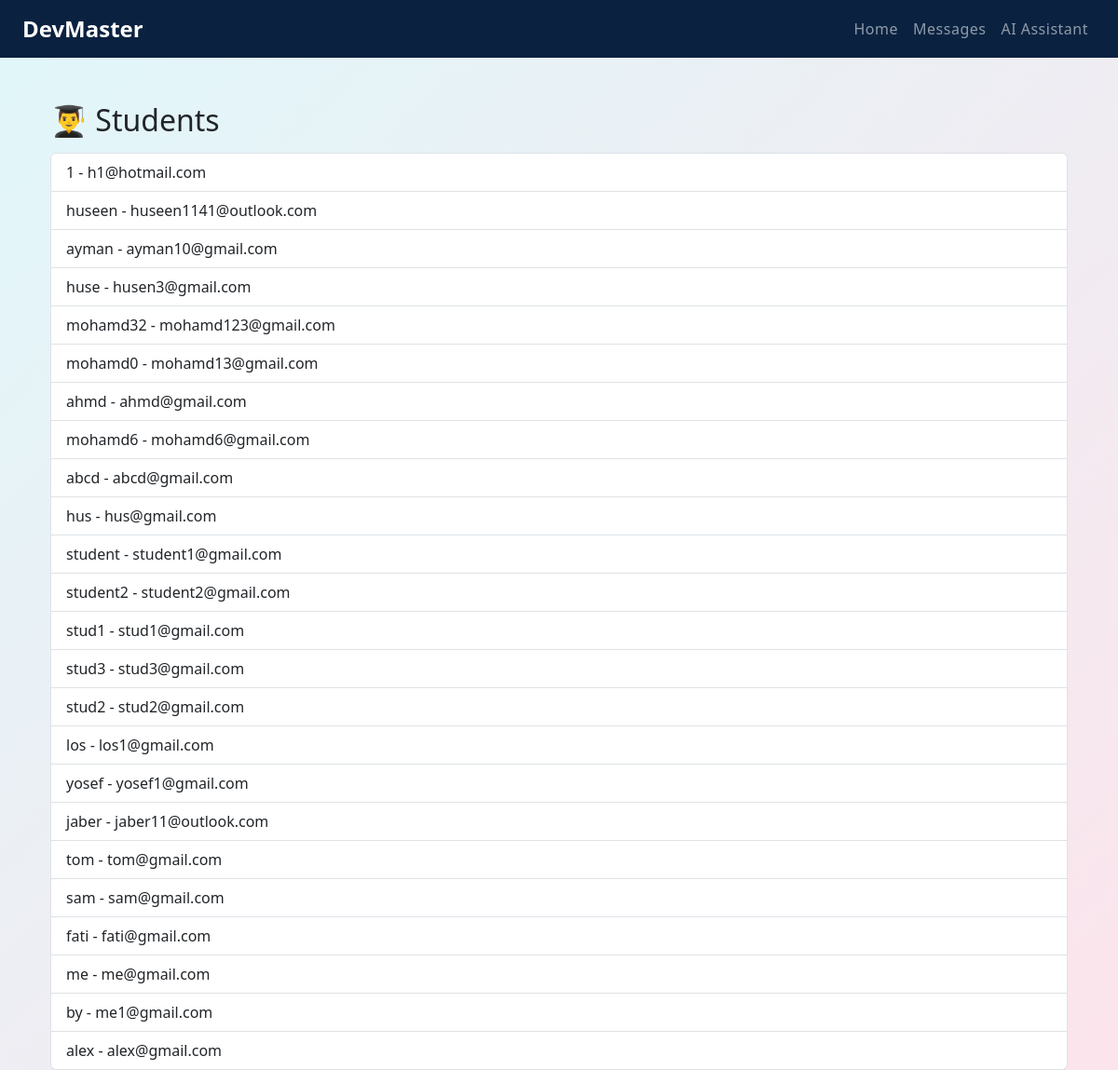
The page /students/ on the database its author committed.
### users/models.py (models this page shows, shortened)
class Student(models.Model):
    user = models.OneToOneField(User, on_delete=models.CASCADE)
    bio = models.TextField(blank=True, null=True)
    learning_level = models.ForeignKey(LearningLevel, on_delete=models.SET_NULL, null=True)

### users/views.py (the view)
# urls.py: path('students/', views.view_students, name='view_students'),
def view_students(request):
    students = Student.objects.all()
    return render(request, 'users/view_students.html', {'students': students})

### users/templates/users/view_students.html (shortened to what this page needs)
{% extends 'base1.html' %}
{% block content %}
<div class="container mt-5">
    <h2>👨‍🎓 Students</h2>
    <ul class="list-group mt-3">
        {% for student in students %}
        <li class="list-group-item">
            {{ student.user.username }} - {{ student.user.email }}
        </li>
        {% endfor %}
    </ul>
</div>
{% endblock %}

### users/templates/base1.html (style rules this page uses)
body { background: linear-gradient(to bottom right, #e0f7fa, #fce4ec); }

### rows shown on the page
Student: user.username "1", user.email "h1@hotmail.com"
Student: user.username "huseen", user.email "huseen1141@outlook.com"
Student: user.username "ayman", user.email "ayman10@gmail.com"
Student: user.username "huse", user.email "husen3@gmail.com"
Student: user.username "mohamd32", user.email "mohamd123@gmail.com"
Student: user.username "mohamd0", user.email "mohamd13@gmail.com"
Student: user.username "ahmd", user.email "ahmd@gmail.com"
Student: user.username "mohamd6", user.email "mohamd6@gmail.com"
Student: user.username "abcd", user.email "abcd@gmail.com"
Student: user.username "hus", user.email "hus@gmail.com"
Student: user.username "student", user.email "student1@gmail.com"
Student: user.username "student2", user.email "student2@gmail.com"
Student: user.username "stud1", user.email "stud1@gmail.com"
Student: user.username "stud3", user.email "stud3@gmail.com"
Student: user.username "stud2", user.email "stud2@gmail.com"
Student: user.username "los", user.email "los1@gmail.com"
Student: user.username "yosef", user.email "yosef1@gmail.com"
Student: user.username "jaber", user.email "jaber11@outlook.com"
Student: user.username "tom", user.email "tom@gmail.com"
Student: user.username "sam", user.email "sam@gmail.com"
Student: user.username "fati", user.email "fati@gmail.com"
Student: user.username "me", user.email "me@gmail.com"
Student: user.username "by", user.email "me1@gmail.com"
Student: user.username "alex", user.email "alex@gmail.com"
